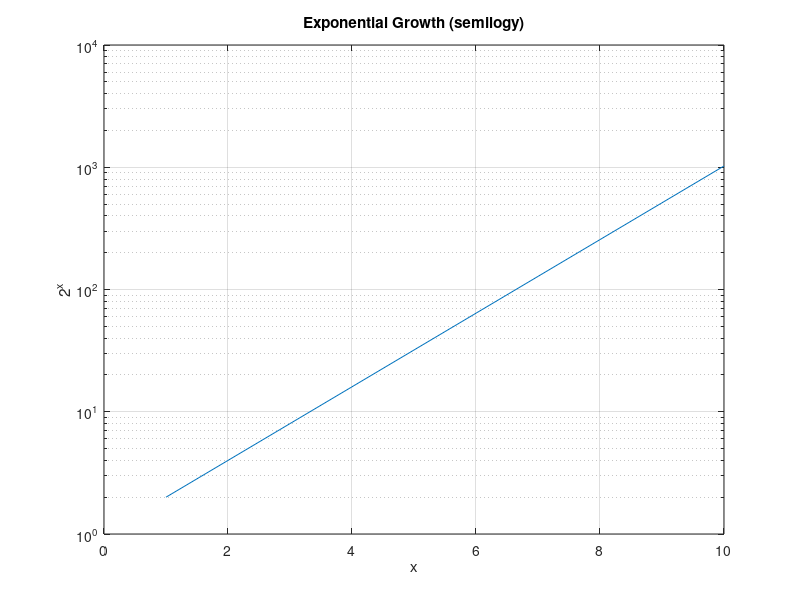
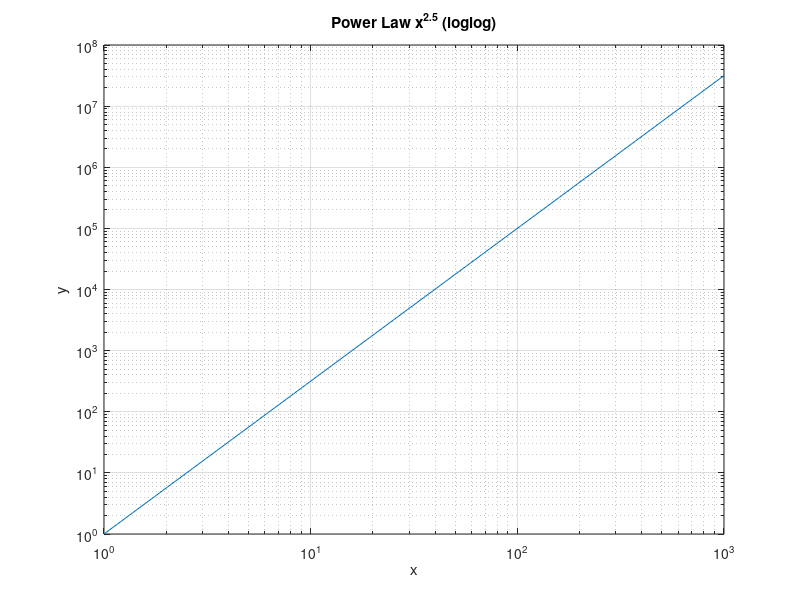

The MATLAB source for these figures, in order:
% Log Scale — Logarithmic axes
% Demonstrates semilogy for exponential data and loglog for
% power-law relationships.
clear
close all

% Exponential growth on semilogy
x = 1:10;
y = 2 .^ x;

figure(1)
semilogy(x, y)
title('Exponential Growth (semilogy)')
xlabel('x')
ylabel('2^x')
grid on

% Power law on loglog
x2 = logspace(0, 3, 50);
y2 = x2 .^ 2.5;

figure(2)
loglog(x2, y2)
title('Power Law x^{2.5} (loglog)')
xlabel('x')
ylabel('y')
grid on
